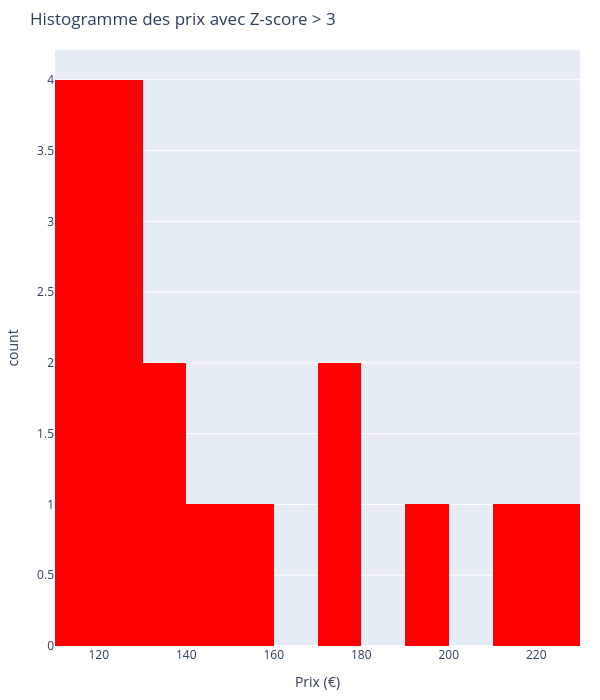
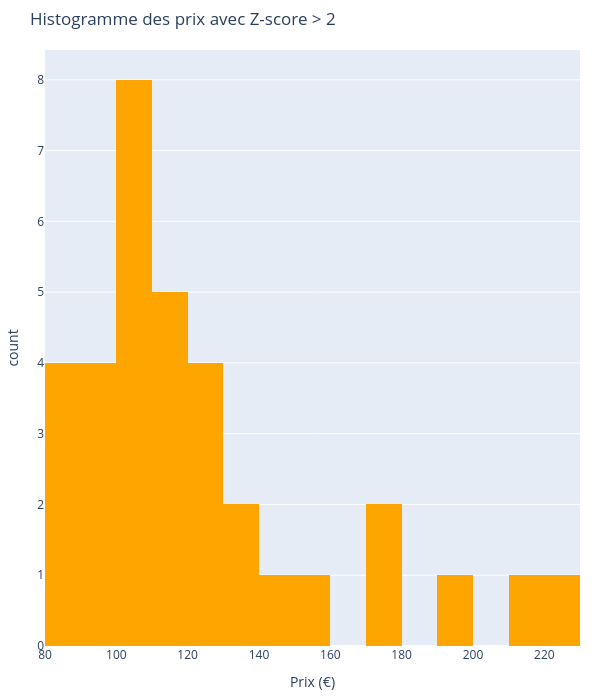

The notebook cell these images were saved under, in order:
### Code cell
# 1️⃣ Prix dont le Z-score est > 3
fig_z3 = px.histogram(
    df_final[df_final['z_score_price'] > 3],
    x='price',
    nbins=20,
    title="Histogramme des prix avec Z-score > 3",
    labels={'price': 'Prix (€)'},
    color_discrete_sequence=['red']
)
fig_z3.update_layout(width=600, height=700, margin=dict(l=20, r=20, t=50, b=40))
fig_z3.show()

# 2️⃣ Prix dont le Z-score est > 2
fig_z2 = px.histogram(
    df_final[df_final['z_score_price'] > 2],
    x='price',
    nbins=20,
    title="Histogramme des prix avec Z-score > 2",
    labels={'price': 'Prix (€)'},
    color_discrete_sequence=['orange']
)
fig_z2.update_layout(width=600, height=700, margin=dict(l=20, r=20, t=50, b=40))
fig_z2.show()

### Figure 1 — Plotly figure (JSON) as saved in the notebook; plotly's stock layout.template omitted (floating-point values rounded to 4 significant figures)
{"data": [{"bingroup": "x", "hovertemplate": "Prix (€)=%{x}<br>count=%{y}<extra></extra>", "legendgroup": "", "marker": {"color": "red", "pattern": {"shape": ""}}, "name": "", "nbinsx": 20, "orientation": "v", "showlegend": false, "type": "histogram", "x": [176.0, 157.0, 115.0, 115.0, 137.0, 217.5, 114.0, 122.0, 124.8, 135.0, 191.3, 121.0, 121.0, 116.4, 175.0, 225.0, 144.0], "xaxis": "x", "yaxis": "y"}], "layout": {"barmode": "relative", "height": 700, "legend": {"tracegroupgap": 0}, "margin": {"b": 40, "l": 20, "r": 20, "t": 50}, "title": {"text": "Histogramme des prix avec Z-score > 3"}, "width": 600, "xaxis": {"anchor": "y", "domain": [0.0, 1.0], "title": {"text": "Prix (€)"}}, "yaxis": {"anchor": "x", "domain": [0.0, 1.0], "title": {"text": "count"}}}}

### Figure 2 — Plotly figure (JSON) as saved in the notebook; plotly's stock layout.template omitted (floating-point values rounded to 4 significant figures)
{"data": [{"bingroup": "x", "hovertemplate": "Prix (€)=%{x}<br>count=%{y}<extra></extra>", "legendgroup": "", "marker": {"color": "orange", "pattern": {"shape": ""}}, "name": "", "nbinsx": 20, "orientation": "v", "showlegend": false, "type": "histogram", "x": [108.5, 104.0, 176.0, 157.0, 99.0, 105.0, 88.4, 115.0, 105.0, 109.6, 85.6, 86.8, 112.0, 115.0, 137.0, 217.5, 105.6, 114.0, 93.0, 122.0, 102.3, 124.8, 135.0, 191.3, 121.0, 121.0, 116.4, 175.0, 100.0, 225.0, 92.0, 86.1, 144.0, 92.0], "xaxis": "x", "yaxis": "y"}], "layout": {"barmode": "relative", "height": 700, "legend": {"tracegroupgap": 0}, "margin": {"b": 40, "l": 20, "r": 20, "t": 50}, "title": {"text": "Histogramme des prix avec Z-score > 2"}, "width": 600, "xaxis": {"anchor": "y", "domain": [0.0, 1.0], "title": {"text": "Prix (€)"}}, "yaxis": {"anchor": "x", "domain": [0.0, 1.0], "title": {"text": "count"}}}}
